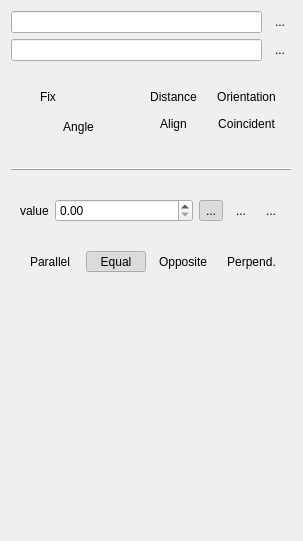
<?xml version="1.0" encoding="UTF-8"?>
<ui version="4.0">
 <class>TaskAssemblyConstraints</class>
 <widget class="QWidget" name="TaskAssemblyConstraints">
  <property name="geometry">
   <rect>
    <x>0</x>
    <y>0</y>
    <width>303</width>
    <height>541</height>
   </rect>
  </property>
  <property name="windowTitle">
   <string>Form</string>
  </property>
  <layout class="QVBoxLayout" name="verticalLayout">
   <item>
    <layout class="QHBoxLayout" name="horizontalLayout">
     <item>
      <widget class="QLineEdit" name="first_geom">
       <property name="toolTip">
        <string>&lt;html&gt;&lt;head/&gt;&lt;body&gt;&lt;p&gt;The first geometry to which the constraint relates. Note that first and second geometry can be swapt. If you want to clear it, use the button to the right. If it is empty, just select any geometry in the 3D view and it will be added here.&lt;/p&gt;&lt;/body&gt;&lt;/html&gt;</string>
       </property>
       <property name="autoFillBackground">
        <bool>false</bool>
       </property>
       <property name="readOnly">
        <bool>true</bool>
       </property>
      </widget>
     </item>
     <item>
      <widget class="QToolButton" name="clear_first">
       <property name="toolTip">
        <string>&lt;html&gt;&lt;head/&gt;&lt;body&gt;&lt;p&gt;Clear the first geometry&lt;/p&gt;&lt;/body&gt;&lt;/html&gt;</string>
       </property>
       <property name="text">
        <string>...</string>
       </property>
       <property name="icon">
        <iconset resource="../../../Gui/Icons/resource.qrc">
         <normaloff>:/icons/delete.svg</normaloff>:/icons/delete.svg</iconset>
       </property>
       <property name="autoRaise">
        <bool>true</bool>
       </property>
      </widget>
     </item>
    </layout>
   </item>
   <item>
    <layout class="QHBoxLayout" name="horizontalLayout_2">
     <item>
      <widget class="QLineEdit" name="second_geom">
       <property name="toolTip">
        <string>&lt;html&gt;&lt;head/&gt;&lt;body&gt;&lt;p&gt;The second geometry to which the constraint relates. Note that first and second geometry can be swapt. If you want to clear it, use the button to the right. If it is empty, just select any geometry in the 3D view and it will be added here.&lt;/p&gt;&lt;/body&gt;&lt;/html&gt;</string>
       </property>
       <property name="autoFillBackground">
        <bool>false</bool>
       </property>
       <property name="readOnly">
        <bool>true</bool>
       </property>
      </widget>
     </item>
     <item>
      <widget class="QToolButton" name="clear_second">
       <property name="toolTip">
        <string>&lt;html&gt;&lt;head/&gt;&lt;body&gt;&lt;p&gt;Clear the second geometry&lt;/p&gt;&lt;/body&gt;&lt;/html&gt;</string>
       </property>
       <property name="text">
        <string>...</string>
       </property>
       <property name="icon">
        <iconset resource="../../../Gui/Icons/resource.qrc">
         <normaloff>:/icons/delete.svg</normaloff>:/icons/delete.svg</iconset>
       </property>
       <property name="autoRaise">
        <bool>true</bool>
       </property>
      </widget>
     </item>
    </layout>
   </item>
   <item>
    <spacer name="verticalSpacer_2">
     <property name="orientation">
      <enum>Qt::Vertical</enum>
     </property>
     <property name="sizeType">
      <enum>QSizePolicy::Fixed</enum>
     </property>
     <property name="sizeHint" stdset="0">
      <size>
       <width>20</width>
       <height>10</height>
      </size>
     </property>
    </spacer>
   </item>
   <item>
    <widget class="QWidget" name="widget" native="true">
     <layout class="QGridLayout" name="gridLayout">
      <item row="1" column="0" rowspan="2" colspan="2">
       <widget class="QToolButton" name="angle">
        <property name="sizePolicy">
         <sizepolicy hsizetype="Preferred" vsizetype="Fixed">
          <horstretch>0</horstretch>
          <verstretch>0</verstretch>
         </sizepolicy>
        </property>
        <property name="toolTip">
         <string>&lt;html&gt;&lt;head/&gt;&lt;body&gt;&lt;p&gt;Set the angle between the geometries normals&lt;/p&gt;&lt;/body&gt;&lt;/html&gt;</string>
        </property>
        <property name="text">
         <string>Angle</string>
        </property>
        <property name="icon">
         <iconset resource="Resources/Assembly.qrc">
          <normaloff>:/icons/constraints/Assembly_ConstraintAngle.svg</normaloff>:/icons/constraints/Assembly_ConstraintAngle.svg</iconset>
        </property>
        <property name="iconSize">
         <size>
          <width>20</width>
          <height>20</height>
         </size>
        </property>
        <property name="checkable">
         <bool>true</bool>
        </property>
        <property name="autoRepeat">
         <bool>false</bool>
        </property>
        <property name="autoExclusive">
         <bool>true</bool>
        </property>
        <property name="toolButtonStyle">
         <enum>Qt::ToolButtonTextBesideIcon</enum>
        </property>
        <property name="autoRaise">
         <bool>true</bool>
        </property>
       </widget>
      </item>
      <item row="1" column="5">
       <widget class="QToolButton" name="coincident">
        <property name="sizePolicy">
         <sizepolicy hsizetype="Preferred" vsizetype="Fixed">
          <horstretch>0</horstretch>
          <verstretch>0</verstretch>
         </sizepolicy>
        </property>
        <property name="toolTip">
         <string>&lt;html&gt;&lt;head/&gt;&lt;body&gt;&lt;p&gt;Special constraint which is in general used to let the geometries be on each other. Therefore it's often the same as align, with the difference that it is also defined for points, as a point can lie on a plane. Note that this constraint has a special behaviour for cylinders. For example, a cylindrical surface can't be on a plane, only touch it. Therefore this is not valid. Furthermore point and line coincident with cylinders don't work on the cylinder surface, but on its center line. The reason for that it is, that this centerline would not be accessible with other constraints, but the surface coincident can be also achieved with the align constraint and value 0.  At last specialty the cylinder cylinder constraint shall be mentioned: It works also on the cylinder centerlines and therefore makes them concentric. &lt;/p&gt;&lt;/body&gt;&lt;/html&gt;</string>
        </property>
        <property name="text">
         <string>Coincident</string>
        </property>
        <property name="icon">
         <iconset resource="Resources/Assembly.qrc">
          <normaloff>:/icons/constraints/Assembly_ConstraintCoincidence.svg</normaloff>:/icons/constraints/Assembly_ConstraintCoincidence.svg</iconset>
        </property>
        <property name="iconSize">
         <size>
          <width>20</width>
          <height>20</height>
         </size>
        </property>
        <property name="checkable">
         <bool>true</bool>
        </property>
        <property name="autoRepeat">
         <bool>false</bool>
        </property>
        <property name="autoExclusive">
         <bool>true</bool>
        </property>
        <property name="toolButtonStyle">
         <enum>Qt::ToolButtonTextBesideIcon</enum>
        </property>
        <property name="autoRaise">
         <bool>true</bool>
        </property>
       </widget>
      </item>
      <item row="0" column="0">
       <widget class="QToolButton" name="fix">
        <property name="sizePolicy">
         <sizepolicy hsizetype="Preferred" vsizetype="Fixed">
          <horstretch>0</horstretch>
          <verstretch>0</verstretch>
         </sizepolicy>
        </property>
        <property name="toolTip">
         <string>&lt;html&gt;&lt;head/&gt;&lt;body&gt;&lt;p&gt;Fixes the first geometry in its rotation and translation. Note that fix only works its the direct parent assembly. If you stack assemblys, the parent assembly will not be fixed inside the other ones.&lt;/p&gt;&lt;/body&gt;&lt;/html&gt;</string>
        </property>
        <property name="text">
         <string>Fix</string>
        </property>
        <property name="icon">
         <iconset resource="Resources/Assembly.qrc">
          <normaloff>:/icons/constraints/Assembly_ConstraintLock.svg</normaloff>:/icons/constraints/Assembly_ConstraintLock.svg</iconset>
        </property>
        <property name="iconSize">
         <size>
          <width>20</width>
          <height>20</height>
         </size>
        </property>
        <property name="checkable">
         <bool>true</bool>
        </property>
        <property name="autoRepeat">
         <bool>false</bool>
        </property>
        <property name="autoExclusive">
         <bool>true</bool>
        </property>
        <property name="toolButtonStyle">
         <enum>Qt::ToolButtonTextBesideIcon</enum>
        </property>
        <property name="autoRaise">
         <bool>true</bool>
        </property>
       </widget>
      </item>
      <item row="0" column="3">
       <widget class="QToolButton" name="distance">
        <property name="sizePolicy">
         <sizepolicy hsizetype="Preferred" vsizetype="Fixed">
          <horstretch>0</horstretch>
          <verstretch>0</verstretch>
         </sizepolicy>
        </property>
        <property name="toolTip">
         <string>&lt;html&gt;&lt;head/&gt;&lt;body&gt;&lt;p&gt;Set the distance between first and second geometry. Note that in many cases the shortest distance is used (e.g. line - line)&lt;/p&gt;&lt;/body&gt;&lt;/html&gt;</string>
        </property>
        <property name="text">
         <string>Distance</string>
        </property>
        <property name="icon">
         <iconset resource="Resources/Assembly.qrc">
          <normaloff>:/icons/constraints/Assembly_ConstraintDistance.svg</normaloff>:/icons/constraints/Assembly_ConstraintDistance.svg</iconset>
        </property>
        <property name="iconSize">
         <size>
          <width>20</width>
          <height>20</height>
         </size>
        </property>
        <property name="checkable">
         <bool>true</bool>
        </property>
        <property name="autoRepeat">
         <bool>false</bool>
        </property>
        <property name="autoExclusive">
         <bool>true</bool>
        </property>
        <property name="toolButtonStyle">
         <enum>Qt::ToolButtonTextBesideIcon</enum>
        </property>
        <property name="autoRaise">
         <bool>true</bool>
        </property>
       </widget>
      </item>
      <item row="0" column="5">
       <widget class="QToolButton" name="orientation">
        <property name="sizePolicy">
         <sizepolicy hsizetype="Preferred" vsizetype="Fixed">
          <horstretch>0</horstretch>
          <verstretch>0</verstretch>
         </sizepolicy>
        </property>
        <property name="toolTip">
         <string>&lt;html&gt;&lt;head/&gt;&lt;body&gt;&lt;p&gt;Allows to set the orientation of the geometries normals in relation to each other. Possible values are parallel (means equal or opposite normals), equal normals, opposite normals or perpendicular ones. Note that for cylinders the base circles normal is used.&lt;/p&gt;&lt;/body&gt;&lt;/html&gt;</string>
        </property>
        <property name="text">
         <string>Orientation</string>
        </property>
        <property name="icon">
         <iconset resource="Resources/Assembly.qrc">
          <normaloff>:/icons/constraints/Assembly_ConstraintOrientation.svg</normaloff>:/icons/constraints/Assembly_ConstraintOrientation.svg</iconset>
        </property>
        <property name="iconSize">
         <size>
          <width>20</width>
          <height>20</height>
         </size>
        </property>
        <property name="checkable">
         <bool>true</bool>
        </property>
        <property name="autoRepeat">
         <bool>false</bool>
        </property>
        <property name="autoExclusive">
         <bool>true</bool>
        </property>
        <property name="toolButtonStyle">
         <enum>Qt::ToolButtonTextBesideIcon</enum>
        </property>
        <property name="autoRaise">
         <bool>true</bool>
        </property>
       </widget>
      </item>
      <item row="1" column="3">
       <widget class="QToolButton" name="align">
        <property name="sizePolicy">
         <sizepolicy hsizetype="Preferred" vsizetype="Fixed">
          <horstretch>0</horstretch>
          <verstretch>0</verstretch>
         </sizepolicy>
        </property>
        <property name="toolTip">
         <string>&lt;html&gt;&lt;head/&gt;&lt;body&gt;&lt;p&gt;Adds a orientation and a distance constraint. Therefore this constraint is only valid where both of the individual constraints are, e.g. you can't align a point and a plane as point-plane orientation is invalid. Furthermore it can happen that this constraint is only valid for a certain orientation, e.g. plane - line has only a defined distance, when the orientation is perpendicular. The reason behind this is, that a non-perpendicular line would always cut the plane and therefore the shortest distance would always be 0. &lt;/p&gt;&lt;/body&gt;&lt;/html&gt;</string>
        </property>
        <property name="text">
         <string>Align</string>
        </property>
        <property name="icon">
         <iconset resource="Resources/Assembly.qrc">
          <normaloff>:/icons/constraints/Assembly_ConstraintAlignment.svg</normaloff>:/icons/constraints/Assembly_ConstraintAlignment.svg</iconset>
        </property>
        <property name="iconSize">
         <size>
          <width>20</width>
          <height>20</height>
         </size>
        </property>
        <property name="checkable">
         <bool>true</bool>
        </property>
        <property name="autoRepeat">
         <bool>false</bool>
        </property>
        <property name="autoExclusive">
         <bool>true</bool>
        </property>
        <property name="toolButtonStyle">
         <enum>Qt::ToolButtonTextBesideIcon</enum>
        </property>
        <property name="autoRaise">
         <bool>true</bool>
        </property>
       </widget>
      </item>
     </layout>
    </widget>
   </item>
   <item>
    <spacer name="verticalSpacer_3">
     <property name="orientation">
      <enum>Qt::Vertical</enum>
     </property>
     <property name="sizeType">
      <enum>QSizePolicy::Fixed</enum>
     </property>
     <property name="sizeHint" stdset="0">
      <size>
       <width>20</width>
       <height>13</height>
      </size>
     </property>
    </spacer>
   </item>
   <item>
    <widget class="QFrame" name="frame">
     <property name="frameShape">
      <enum>QFrame::HLine</enum>
     </property>
     <property name="frameShadow">
      <enum>QFrame::Raised</enum>
     </property>
    </widget>
   </item>
   <item>
    <spacer name="verticalSpacer_4">
     <property name="orientation">
      <enum>Qt::Vertical</enum>
     </property>
     <property name="sizeType">
      <enum>QSizePolicy::Fixed</enum>
     </property>
     <property name="sizeHint" stdset="0">
      <size>
       <width>20</width>
       <height>13</height>
      </size>
     </property>
    </spacer>
   </item>
   <item>
    <widget class="QWidget" name="value_widget" native="true">
     <layout class="QHBoxLayout" name="horizontalLayout_5">
      <item>
       <widget class="QLabel" name="value_label">
        <property name="sizePolicy">
         <sizepolicy hsizetype="Preferred" vsizetype="Preferred">
          <horstretch>0</horstretch>
          <verstretch>0</verstretch>
         </sizepolicy>
        </property>
        <property name="minimumSize">
         <size>
          <width>0</width>
          <height>0</height>
         </size>
        </property>
        <property name="text">
         <string>value</string>
        </property>
       </widget>
      </item>
      <item>
       <widget class="QDoubleSpinBox" name="value">
        <property name="sizePolicy">
         <sizepolicy hsizetype="Expanding" vsizetype="Fixed">
          <horstretch>0</horstretch>
          <verstretch>0</verstretch>
         </sizepolicy>
        </property>
        <property name="keyboardTracking">
         <bool>false</bool>
        </property>
        <property name="maximum">
         <double>999999.000000000000000</double>
        </property>
       </widget>
      </item>
      <item>
       <widget class="QToolButton" name="bidirectional">
        <property name="toolTip">
         <string>&lt;html&gt;&lt;head/&gt;&lt;body&gt;&lt;p&gt;Use the full solution space. The nearest solution will be found.&lt;/p&gt;&lt;/body&gt;&lt;/html&gt;</string>
        </property>
        <property name="text">
         <string>...</string>
        </property>
        <property name="icon">
         <iconset resource="Resources/Assembly.qrc">
          <normaloff>:/icons/constraints/Assembly_ConstraintBidirectional.svg</normaloff>:/icons/constraints/Assembly_ConstraintBidirectional.svg</iconset>
        </property>
        <property name="iconSize">
         <size>
          <width>16</width>
          <height>16</height>
         </size>
        </property>
        <property name="checkable">
         <bool>true</bool>
        </property>
        <property name="checked">
         <bool>true</bool>
        </property>
        <property name="autoExclusive">
         <bool>true</bool>
        </property>
        <property name="autoRaise">
         <bool>true</bool>
        </property>
       </widget>
      </item>
      <item>
       <widget class="QToolButton" name="pos_direction">
        <property name="sizePolicy">
         <sizepolicy hsizetype="Minimum" vsizetype="Fixed">
          <horstretch>0</horstretch>
          <verstretch>0</verstretch>
         </sizepolicy>
        </property>
        <property name="toolTip">
         <string>&lt;html&gt;&lt;head/&gt;&lt;body&gt;&lt;p&gt;Positive solution space. Reduces the valid solutions to the positive domain, e.g. point over the plane at specified distance, not under. Or point outside a cylinder at specified distance, not inside.&lt;/p&gt;&lt;/body&gt;&lt;/html&gt;</string>
        </property>
        <property name="text">
         <string>...</string>
        </property>
        <property name="icon">
         <iconset resource="Resources/Assembly.qrc">
          <normaloff>:/icons/constraints/Assembly_ConstraintUnidirectional1.svg</normaloff>:/icons/constraints/Assembly_ConstraintUnidirectional1.svg</iconset>
        </property>
        <property name="iconSize">
         <size>
          <width>16</width>
          <height>16</height>
         </size>
        </property>
        <property name="checkable">
         <bool>true</bool>
        </property>
        <property name="autoExclusive">
         <bool>true</bool>
        </property>
        <property name="autoRaise">
         <bool>true</bool>
        </property>
       </widget>
      </item>
      <item>
       <widget class="QToolButton" name="neg_direction">
        <property name="sizePolicy">
         <sizepolicy hsizetype="Minimum" vsizetype="Fixed">
          <horstretch>0</horstretch>
          <verstretch>0</verstretch>
         </sizepolicy>
        </property>
        <property name="toolTip">
         <string>&lt;html&gt;&lt;head/&gt;&lt;body&gt;&lt;p&gt;Negative solution space. Reduces the valid solutions to the negative domain, e.g. point under the plane at specified distance, not over. Or point inside a cylinder at specified distance, not outside.&lt;/p&gt;&lt;/body&gt;&lt;/html&gt;</string>
        </property>
        <property name="text">
         <string>...</string>
        </property>
        <property name="icon">
         <iconset resource="Resources/Assembly.qrc">
          <normaloff>:/icons/constraints/Assembly_ConstraintUnidirectional2.svg</normaloff>:/icons/constraints/Assembly_ConstraintUnidirectional2.svg</iconset>
        </property>
        <property name="iconSize">
         <size>
          <width>16</width>
          <height>16</height>
         </size>
        </property>
        <property name="checkable">
         <bool>true</bool>
        </property>
        <property name="autoExclusive">
         <bool>true</bool>
        </property>
        <property name="autoRaise">
         <bool>true</bool>
        </property>
       </widget>
      </item>
     </layout>
    </widget>
   </item>
   <item>
    <spacer name="verticalSpacer_5">
     <property name="orientation">
      <enum>Qt::Vertical</enum>
     </property>
     <property name="sizeType">
      <enum>QSizePolicy::Fixed</enum>
     </property>
     <property name="sizeHint" stdset="0">
      <size>
       <width>5</width>
       <height>5</height>
      </size>
     </property>
    </spacer>
   </item>
   <item>
    <widget class="QWidget" name="orientation_widget" native="true">
     <layout class="QGridLayout" name="gridLayout_2">
      <item row="0" column="0">
       <widget class="QToolButton" name="parallel">
        <property name="sizePolicy">
         <sizepolicy hsizetype="Expanding" vsizetype="Fixed">
          <horstretch>0</horstretch>
          <verstretch>0</verstretch>
         </sizepolicy>
        </property>
        <property name="toolTip">
         <string>&lt;html&gt;&lt;head/&gt;&lt;body&gt;&lt;p&gt;Makes the geometries normals parallel, that means they can point in the same or opposite direction. Note that for cylinders the base circles normal is used.&lt;/p&gt;&lt;/body&gt;&lt;/html&gt;</string>
        </property>
        <property name="text">
         <string>Parallel</string>
        </property>
        <property name="icon">
         <iconset resource="Resources/Assembly.qrc">
          <normaloff>:/icons/constraints/Assembly_ConstraintParallel.svg</normaloff>:/icons/constraints/Assembly_ConstraintParallel.svg</iconset>
        </property>
        <property name="iconSize">
         <size>
          <width>20</width>
          <height>20</height>
         </size>
        </property>
        <property name="checkable">
         <bool>true</bool>
        </property>
        <property name="autoExclusive">
         <bool>true</bool>
        </property>
        <property name="toolButtonStyle">
         <enum>Qt::ToolButtonTextUnderIcon</enum>
        </property>
        <property name="autoRaise">
         <bool>true</bool>
        </property>
       </widget>
      </item>
      <item row="0" column="1">
       <widget class="QToolButton" name="equal">
        <property name="sizePolicy">
         <sizepolicy hsizetype="Expanding" vsizetype="Fixed">
          <horstretch>0</horstretch>
          <verstretch>0</verstretch>
         </sizepolicy>
        </property>
        <property name="toolTip">
         <string>&lt;html&gt;&lt;head/&gt;&lt;body&gt;&lt;p&gt;Makes the geometries normals point in the same direction. Note that for cylinders the base circles normal is used.&lt;/p&gt;&lt;/body&gt;&lt;/html&gt;</string>
        </property>
        <property name="text">
         <string>Equal</string>
        </property>
        <property name="icon">
         <iconset resource="Resources/Assembly.qrc">
          <normaloff>:/icons/constraints/Assembly_ConstraintEqual.svg</normaloff>:/icons/constraints/Assembly_ConstraintEqual.svg</iconset>
        </property>
        <property name="iconSize">
         <size>
          <width>20</width>
          <height>20</height>
         </size>
        </property>
        <property name="checkable">
         <bool>true</bool>
        </property>
        <property name="checked">
         <bool>true</bool>
        </property>
        <property name="autoExclusive">
         <bool>true</bool>
        </property>
        <property name="toolButtonStyle">
         <enum>Qt::ToolButtonTextUnderIcon</enum>
        </property>
        <property name="autoRaise">
         <bool>true</bool>
        </property>
       </widget>
      </item>
      <item row="0" column="2">
       <widget class="QToolButton" name="opposite">
        <property name="sizePolicy">
         <sizepolicy hsizetype="Expanding" vsizetype="Fixed">
          <horstretch>0</horstretch>
          <verstretch>0</verstretch>
         </sizepolicy>
        </property>
        <property name="toolTip">
         <string>&lt;html&gt;&lt;head/&gt;&lt;body&gt;&lt;p&gt;Makes the geometries normals point in the opposite direction. Note that for cylinders the base circles normal is used.&lt;/p&gt;&lt;/body&gt;&lt;/html&gt;</string>
        </property>
        <property name="text">
         <string>Opposite</string>
        </property>
        <property name="icon">
         <iconset resource="Resources/Assembly.qrc">
          <normaloff>:/icons/constraints/Assembly_ConstraintOpposite.svg</normaloff>:/icons/constraints/Assembly_ConstraintOpposite.svg</iconset>
        </property>
        <property name="iconSize">
         <size>
          <width>20</width>
          <height>20</height>
         </size>
        </property>
        <property name="checkable">
         <bool>true</bool>
        </property>
        <property name="autoExclusive">
         <bool>true</bool>
        </property>
        <property name="toolButtonStyle">
         <enum>Qt::ToolButtonTextUnderIcon</enum>
        </property>
        <property name="autoRaise">
         <bool>true</bool>
        </property>
       </widget>
      </item>
      <item row="0" column="3">
       <widget class="QToolButton" name="perpendicular">
        <property name="sizePolicy">
         <sizepolicy hsizetype="Expanding" vsizetype="Fixed">
          <horstretch>0</horstretch>
          <verstretch>0</verstretch>
         </sizepolicy>
        </property>
        <property name="toolTip">
         <string>&lt;html&gt;&lt;head/&gt;&lt;body&gt;&lt;p&gt;Makes the geometries normals perpendicular. Note that for cylinders the base circles normal is used.&lt;/p&gt;&lt;/body&gt;&lt;/html&gt;</string>
        </property>
        <property name="autoFillBackground">
         <bool>false</bool>
        </property>
        <property name="text">
         <string>Perpend.</string>
        </property>
        <property name="icon">
         <iconset resource="Resources/Assembly.qrc">
          <normaloff>:/icons/constraints/Assembly_ConstraintPerpendicular.svg</normaloff>:/icons/constraints/Assembly_ConstraintPerpendicular.svg</iconset>
        </property>
        <property name="iconSize">
         <size>
          <width>20</width>
          <height>20</height>
         </size>
        </property>
        <property name="checkable">
         <bool>true</bool>
        </property>
        <property name="autoExclusive">
         <bool>true</bool>
        </property>
        <property name="toolButtonStyle">
         <enum>Qt::ToolButtonTextUnderIcon</enum>
        </property>
        <property name="autoRaise">
         <bool>true</bool>
        </property>
       </widget>
      </item>
     </layout>
    </widget>
   </item>
   <item>
    <spacer name="verticalSpacer">
     <property name="orientation">
      <enum>Qt::Vertical</enum>
     </property>
     <property name="sizeHint" stdset="0">
      <size>
       <width>20</width>
       <height>40</height>
      </size>
     </property>
    </spacer>
   </item>
  </layout>
 </widget>
 <resources>
  <include location="../../../Gui/Icons/resource.qrc"/>
  <include location="Resources/Assembly.qrc"/>
 </resources>
 <connections>
  <connection>
   <sender>distance</sender>
   <signal>toggled(bool)</signal>
   <receiver>value_widget</receiver>
   <slot>setVisible(bool)</slot>
   <hints>
    <hint type="sourcelabel">
     <x>170</x>
     <y>94</y>
    </hint>
    <hint type="destinationlabel">
     <x>172</x>
     <y>210</y>
    </hint>
   </hints>
  </connection>
  <connection>
   <sender>align</sender>
   <signal>toggled(bool)</signal>
   <receiver>orientation_widget</receiver>
   <slot>setVisible(bool)</slot>
   <hints>
    <hint type="sourcelabel">
     <x>170</x>
     <y>126</y>
    </hint>
    <hint type="destinationlabel">
     <x>172</x>
     <y>246</y>
    </hint>
   </hints>
  </connection>
  <connection>
   <sender>angle</sender>
   <signal>toggled(bool)</signal>
   <receiver>orientation_widget</receiver>
   <slot>setHidden(bool)</slot>
   <hints>
    <hint type="sourcelabel">
     <x>58</x>
     <y>126</y>
    </hint>
    <hint type="destinationlabel">
     <x>172</x>
     <y>246</y>
    </hint>
   </hints>
  </connection>
  <connection>
   <sender>angle</sender>
   <signal>toggled(bool)</signal>
   <receiver>value_widget</receiver>
   <slot>setVisible(bool)</slot>
   <hints>
    <hint type="sourcelabel">
     <x>58</x>
     <y>126</y>
    </hint>
    <hint type="destinationlabel">
     <x>172</x>
     <y>209</y>
    </hint>
   </hints>
  </connection>
  <connection>
   <sender>distance</sender>
   <signal>toggled(bool)</signal>
   <receiver>orientation_widget</receiver>
   <slot>setHidden(bool)</slot>
   <hints>
    <hint type="sourcelabel">
     <x>170</x>
     <y>94</y>
    </hint>
    <hint type="destinationlabel">
     <x>209</x>
     <y>247</y>
    </hint>
   </hints>
  </connection>
  <connection>
   <sender>fix</sender>
   <signal>toggled(bool)</signal>
   <receiver>orientation_widget</receiver>
   <slot>setHidden(bool)</slot>
   <hints>
    <hint type="sourcelabel">
     <x>58</x>
     <y>94</y>
    </hint>
    <hint type="destinationlabel">
     <x>209</x>
     <y>247</y>
    </hint>
   </hints>
  </connection>
  <connection>
   <sender>orientation</sender>
   <signal>toggled(bool)</signal>
   <receiver>orientation_widget</receiver>
   <slot>setVisible(bool)</slot>
   <hints>
    <hint type="sourcelabel">
     <x>284</x>
     <y>94</y>
    </hint>
    <hint type="destinationlabel">
     <x>209</x>
     <y>247</y>
    </hint>
   </hints>
  </connection>
  <connection>
   <sender>fix</sender>
   <signal>toggled(bool)</signal>
   <receiver>value_widget</receiver>
   <slot>setHidden(bool)</slot>
   <hints>
    <hint type="sourcelabel">
     <x>58</x>
     <y>94</y>
    </hint>
    <hint type="destinationlabel">
     <x>209</x>
     <y>210</y>
    </hint>
   </hints>
  </connection>
  <connection>
   <sender>orientation</sender>
   <signal>toggled(bool)</signal>
   <receiver>value_widget</receiver>
   <slot>setHidden(bool)</slot>
   <hints>
    <hint type="sourcelabel">
     <x>284</x>
     <y>94</y>
    </hint>
    <hint type="destinationlabel">
     <x>209</x>
     <y>210</y>
    </hint>
   </hints>
  </connection>
  <connection>
   <sender>align</sender>
   <signal>toggled(bool)</signal>
   <receiver>value_widget</receiver>
   <slot>setVisible(bool)</slot>
   <hints>
    <hint type="sourcelabel">
     <x>170</x>
     <y>126</y>
    </hint>
    <hint type="destinationlabel">
     <x>172</x>
     <y>209</y>
    </hint>
   </hints>
  </connection>
  <connection>
   <sender>coincident</sender>
   <signal>toggled(bool)</signal>
   <receiver>value_widget</receiver>
   <slot>setHidden(bool)</slot>
   <hints>
    <hint type="sourcelabel">
     <x>284</x>
     <y>126</y>
    </hint>
    <hint type="destinationlabel">
     <x>172</x>
     <y>209</y>
    </hint>
   </hints>
  </connection>
  <connection>
   <sender>align</sender>
   <signal>toggled(bool)</signal>
   <receiver>value</receiver>
   <slot>selectAll()</slot>
   <hints>
    <hint type="sourcelabel">
     <x>170</x>
     <y>126</y>
    </hint>
    <hint type="destinationlabel">
     <x>147</x>
     <y>203</y>
    </hint>
   </hints>
  </connection>
  <connection>
   <sender>align</sender>
   <signal>toggled(bool)</signal>
   <receiver>value</receiver>
   <slot>setFocus()</slot>
   <hints>
    <hint type="sourcelabel">
     <x>170</x>
     <y>126</y>
    </hint>
    <hint type="destinationlabel">
     <x>147</x>
     <y>203</y>
    </hint>
   </hints>
  </connection>
  <connection>
   <sender>angle</sender>
   <signal>toggled(bool)</signal>
   <receiver>value</receiver>
   <slot>setFocus()</slot>
   <hints>
    <hint type="sourcelabel">
     <x>58</x>
     <y>126</y>
    </hint>
    <hint type="destinationlabel">
     <x>147</x>
     <y>203</y>
    </hint>
   </hints>
  </connection>
  <connection>
   <sender>angle</sender>
   <signal>toggled(bool)</signal>
   <receiver>value</receiver>
   <slot>selectAll()</slot>
   <hints>
    <hint type="sourcelabel">
     <x>58</x>
     <y>126</y>
    </hint>
    <hint type="destinationlabel">
     <x>147</x>
     <y>203</y>
    </hint>
   </hints>
  </connection>
  <connection>
   <sender>distance</sender>
   <signal>toggled(bool)</signal>
   <receiver>value</receiver>
   <slot>setFocus()</slot>
   <hints>
    <hint type="sourcelabel">
     <x>170</x>
     <y>94</y>
    </hint>
    <hint type="destinationlabel">
     <x>147</x>
     <y>203</y>
    </hint>
   </hints>
  </connection>
  <connection>
   <sender>coincident</sender>
   <signal>toggled(bool)</signal>
   <receiver>orientation_widget</receiver>
   <slot>setVisible(bool)</slot>
   <hints>
    <hint type="sourcelabel">
     <x>284</x>
     <y>126</y>
    </hint>
    <hint type="destinationlabel">
     <x>172</x>
     <y>246</y>
    </hint>
   </hints>
  </connection>
  <connection>
   <sender>distance</sender>
   <signal>toggled(bool)</signal>
   <receiver>value</receiver>
   <slot>selectAll()</slot>
   <hints>
    <hint type="sourcelabel">
     <x>170</x>
     <y>94</y>
    </hint>
    <hint type="destinationlabel">
     <x>147</x>
     <y>203</y>
    </hint>
   </hints>
  </connection>
 </connections>
</ui>
